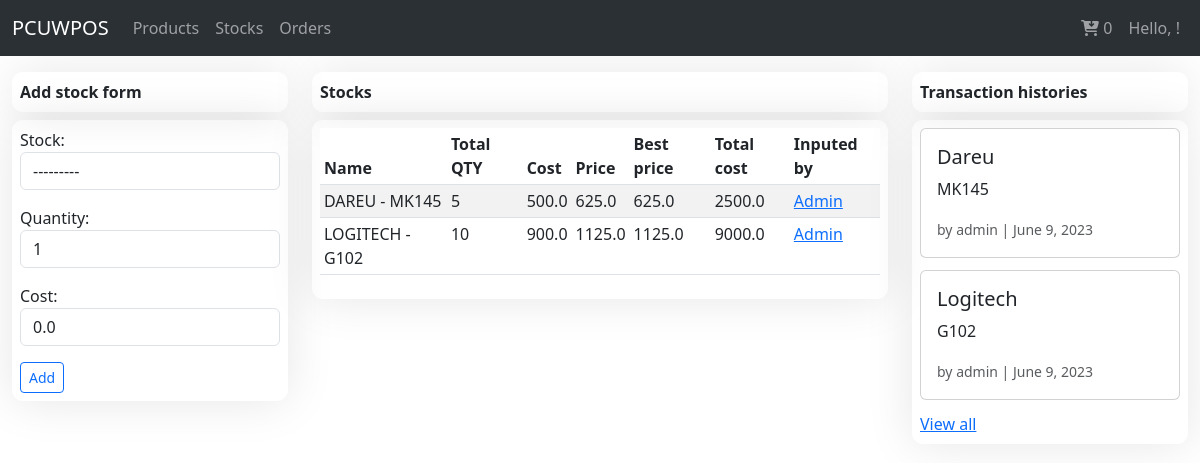
/products/stocks/, run on the app's committed database.
### sales/models/product.py (models this page shows, shortened)
class Product(BaseTime):
    user = models.ForeignKey(User, on_delete=models.CASCADE, default=1)
    product_code = models.CharField(max_length=13, unique=True, blank=True)
    bar_code = models.CharField(max_length=13, unique=True, blank=True)
    name = models.CharField(max_length=255)
    model = models.CharField(max_length=120)
    description = models.TextField()
    category = models.ForeignKey(ProductCategory, on_delete=models.CASCADE, blank=True, null=True)
    cost = models.FloatField(default=0)
    price_margin = models.FloatField(default=0.25)
    price_discount = models.FloatField(default=0.00)
    price = models.FloatField(default=0.00, verbose_name="SRP")
    quantity = models.PositiveIntegerField(default=1)
    is_serial = models.BooleanField(default=False, verbose_name="with serial?")
    product_warranty = models.ForeignKey(ProductWarranty, on_delete=models.CASCADE, blank=True, null=True)
    def __str__(self):
        name = "%s - %s" % (self.name, self.model)
        return name
    @property
    def best_price(self):
        discount = float(self.price) - float(self.cost)
        price = (discount - (discount * self.price_discount)) + float(self.cost)
        return price
    @property
    def total_cost(self):
        totalcost = self.cost * self.quantity
        return totalcost

class StockTransaction(models.Model):
    user = models.ForeignKey(User, on_delete=models.CASCADE)
    stock = models.ForeignKey(Product, on_delete=models.CASCADE)
    quantity = models.PositiveIntegerField(default=1)
    cost = models.FloatField(default=0.00)
    timestamp = models.DateTimeField(auto_now_add=True)

### sales/views/product_view.py (the view, shortened to what this page needs)
# urls.py: path('stocks/', StockView.as_view(), name="stock_list"),
class StockView(View):
    template_name = 'stock/stock_list.html'
    form_class = StockForm
    initial = {'key': 'value'}
    def get(self, request, *args, **kwargs):
        cart = Cart(request)
        cart_items = cart.__len__()
        form = self.form_class(initial=self.initial)
        stocks = StockTransaction.objects.all().order_by('-timestamp')[:5]
        products = Product.objects.all().order_by('-updated_at')
        context = {
            'stocks': stocks,
            'form': form,
            'products': products,
            'cart_items': cart_items
        }
        return render(request, self.template_name, context)

### sales/forms/stock_form.py
class StockForm(forms.ModelForm):
    class Meta:
        model = StockTransaction
        fields = "__all__"
        exclude = ["user"]
        widgets = {
            'stock': Select(attrs={'class': 'form-control', 'id': 'stock'}),
            'quantity': TextInput(attrs={'class': 'form-control', 'id': 'quantity', 'type': 'number', 'name': 'quantity'}),
            'cost': TextInput(attrs={'class': 'form-control', 'id': 'cost', 'type': 'text', 'name': 'cost'}),
        }

### sales/addcart.py (called while the page is built)
    def __len__(self):
        return sum(item['quantity'] for item in self.cart.values())

### sales/templates/stock/stock_list.html (shortened to what this page needs)
{% extends 'base.html' %}
{% block content %}
<div class="row">
    <div class="col-sm-3">
        <div class="fcard mt-3">
            <strong>Add stock form</strong>
        </div>
        <div class="fcard mt-2">
            <form method="POST" enctype="multipart/form-data">
                <div class="form-group">
                    {{ form.as_p }}
                </div>
                <input type="submit" value="Add" class="btn btn-outline-primary btn-sm">
            </form>
        </div>
    </div>
    <div class="col-sm-6">
        <div class="fcard mt-3">
            <strong>Stocks</strong>
        </div>
        <div class="fcard mt-2">
            <table class="table table-striped table-sm" id="myTable">
                <thead>
                    <tr>
                        <th>Name</th>
                        <th>Total QTY</th>
                        <th>Cost</th>
                        <th>Price</th>
                        <th>Best price</th>
                        <th>Total cost</th>
                        <th>Inputed by</th>
                    </tr>
                </thead>
                <tbody>
                    {% for stock in products %}
                    <tr>
                        <td>{{ stock.name|upper }} - {{ stock.model|upper }}</td>
                        <td>{{ stock.quantity }}</td>
                        <td>{{ stock.cost }}</td>
                        <td>{{ stock.price }}</td>
                        <td>{{ stock.best_price }}</td>
                        <td>{{ stock.total_cost }}</td>
                        <td>
                            <a href="">{{ stock.user|title }}</a>
                        </td>
                    </tr>
                    {% endfor %}
                </tbody>
            </table>
        </div>
    </div>
    <div class="col-sm-3">
        <div class="fcard mt-3">
            <strong>Transaction histories</strong>
        </div>
        <div class="fcard mt-2">
            {% for stock in stocks %}
                <div class="card mb-1">
                    <div class="row g-0">
                      <div class="col-md-12">
                        <div class="card-body">
                          <h5 class="card-title">{{ stock.stock.name|title }}</h5>
                          <p class="card-text">{{stock.stock.model|upper}}</p>
                          <p class="card-text"><small class="text-body-secondary">by {{ stock.user }} | {{ stock.timestamp|date }}</small></p>
                        </div>
                      </div>
                    </div>
                </div>
            {% endfor %}
            <a href="#" class="float-end">View all</a>
        </div>
    </div>
</div>
{% endblock %}

### sales/static/style.css (style rules this page uses)
.fcard { display: flex; flex-direction: column; justify-content: flex-start; gap: .5rem; border-radius: .7rem; box-shadow: 0 0 3rem 0 rgba(0, 0, 0,.1); padding: .5rem; }

### data on the page
Product: name "DAREU", model "MK145", quantity "5", cost "500.0", price "625.0", best_price "625.0", total_cost "2500.0", user "Admin"
Product: name "LOGITECH", model "G102", quantity "10", cost "900.0", price "1125.0", best_price "1125.0", total_cost "9000.0", user "Admin"
StockTransaction: stock.name "Dareu", stock.model "MK145", user "admin", timestamp "June 9, 2023"
StockTransaction: stock.name "Logitech", stock.model "G102", user "admin", timestamp "June 9, 2023"

### other printed values
{{ cart_items }} "0"
